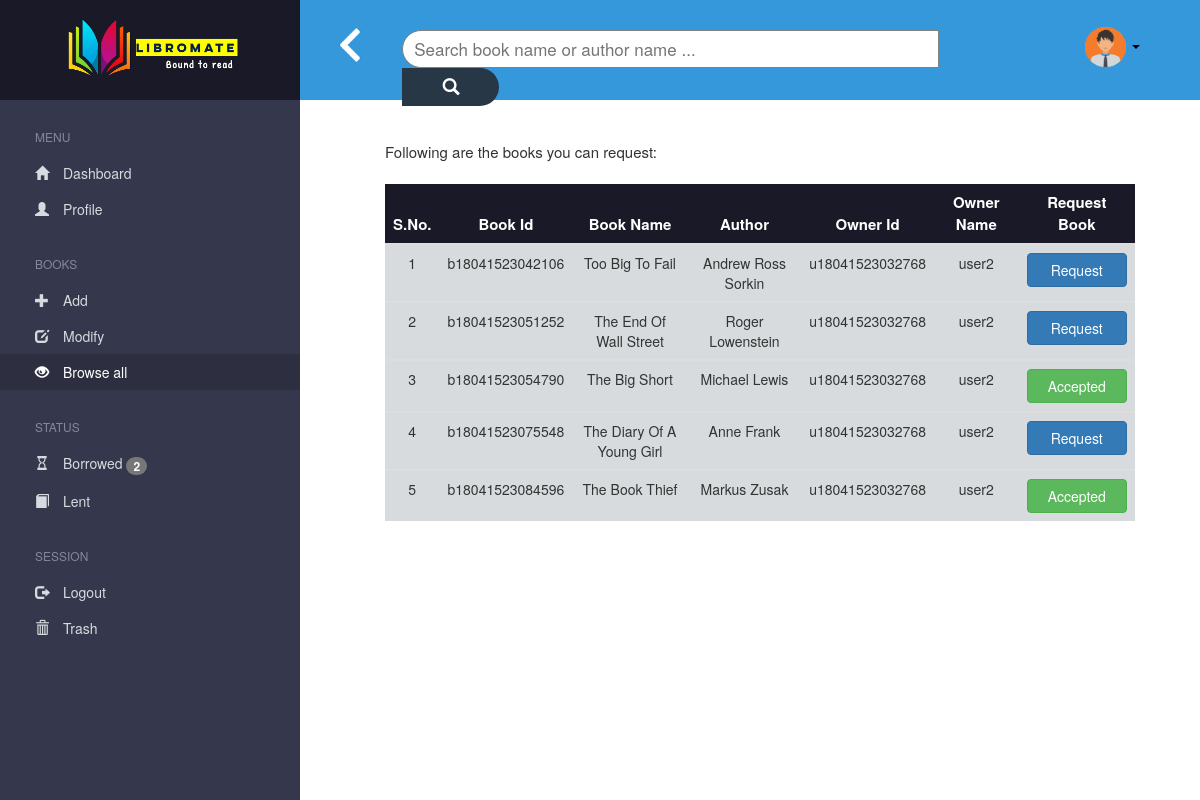
Screenshot of /browse.php (signed in) with the database file from the repository.
### tables this page shows
CREATE TABLE `books` (
  `bid` varchar(15) NOT NULL,
  `bname` varchar(40) NOT NULL,
  `author` varchar(30) NOT NULL,
  `owner` varchar(15) NOT NULL,
  `trash` tinyint(1) DEFAULT '0',
  PRIMARY KEY (`bid`),
  KEY `owner` (`owner`),
  CONSTRAINT `books_ibfk_1` FOREIGN KEY (`owner`) REFERENCES `users` (`id`)
);

CREATE TABLE `users` (
  `id` varchar(15) NOT NULL,
  `name` varchar(30) NOT NULL,
  `username` varchar(20) NOT NULL,
  `password` varchar(32) NOT NULL,
  `mobile` bigint(20) NOT NULL,
  `email` varchar(30) NOT NULL,
  `level` tinyint(1) NOT NULL DEFAULT '0',
  `points` smallint(6) DEFAULT '10',
  PRIMARY KEY (`id`)
);

### count.php (called while the page is built, shortened)
<?php
    require_once('db_connect.php');
    $query = "select count(*) from requests where from_user='" . $_SESSION['user_id'] . "' and sn=1";
    $result = mysqli_query($link,$query);
    $row = mysqli_fetch_array($result);
    $borrow = $row['count(*)'];
?>

### browse.php (the view, shortened to what this page needs)
<?php
	require_once('db_connect.php');
	include 'count.php';
?>
<!DOCTYPE html>
<html lang="en">
	<head>
	    <link rel="stylesheet" href="https://maxcdn.bootstrapcdn.com/bootstrap/3.3.7/css/bootstrap.min.css">
	    <link rel="stylesheet" type="text/css" href="CSS/style.css">
	</head>
	<body>
		<div class="container-fluid">
			<div class="row">
				<div class="col-md-3">
					<div class="row">
        				<div class="col-md-3" align="center" style="background-color:#1A1927;position:fixed">
        					<a href="dashboard.php"><img src="Images/logo.png" style="height:100px;"></a>
        				</div>
        				<div id="dashboard_left_col" style="padding-top:100px">
					        <ul>
								<br>
					            <p>MENU</p>
					            <li><a href="dashboard.php">
					                <span class="glyphicon glyphicon-home"></span>&emsp;Dashboard</a>
					            </li>
					            <li><a href="profile.php">
					                <span class="glyphicon glyphicon-user"></span>&emsp;Profile</a>
					            </li>
								<br>
					            <p>BOOKS</p>
					            <li><a href="add.php">
					                <span class="glyphicon glyphicon-plus"></span>&emsp;Add</a>
					            </li>
					            <li><a href="modify.php">
					                <span class="glyphicon glyphicon-edit"></span>&emsp;Modify</a>
					            </li>
								<li><a href="browse.php" class="active">
					                <span class="glyphicon glyphicon-eye-open"></span>&emsp;Browse all</a>
					            </li>
								<br>
								<p>STATUS</p>
					            <li><a href="borrow.php">
					            		<span class="glyphicon glyphicon-hourglass"></span>&emsp;Borrowed
									 	<?php
									 		if($borrow!=0) {
												echo "<span class='badge'>$borrow</span>";
									 		}
									 	?>
								 	</a>
					            </li>
					            <li><a href="lent.php">
					                	<span class="glyphicon glyphicon-book"></span>&emsp;Lent
									</a>
					            </li>
					            <br>
					            <p>SESSION</p>
					            <li><a href="logout.php">
					                <span class="glyphicon glyphicon-log-out"></span>&emsp;Logout</a>
					            </li>
					            <li><a href="trash.php">
					                <span class="glyphicon glyphicon-trash"></span>&emsp;Trash</a>
					            </li>
					        </ul>
					    </div>
					</div>
				</div>
				<?php
					include "topnav.php";
				?>
						<div class="container-fluid">
							<br>
							<div style="font-size:15px;padding-left: 70px">
					            <?php
									$query = "SELECT * FROM books AS b, users AS u
											  WHERE b.owner=u.id AND b.owner!='" . $_SESSION["user_id"] ."'";
									$result = mysqli_query($link,$query);
						            if(mysqli_num_rows($result)==0)
						                echo nl2br("\nNo books found!!");
						            else
						            	echo nl2br("\nFollowing are the books you can request:");
						            echo nl2br("\n\n");
								?>
							</div>
							<div class="table-responsive" style="padding-left:70px;padding-right:50px">
								<table class="table" align="center">
				    				<thead>
				      					<tr>
					        				<th>S.No.</th>
					        				<th>Book Id</th>
					        				<th>Book Name</th>
					        				<th>Author</th>
					        				<th>Owner Id</th>
					        				<th>Owner Name</th>
					        				<th>Request Book</th>
				        				</tr>
				    				</thead>
					                <?php
				                   		$i=1;
				                		while($row = mysqli_fetch_array($result)) {
					                ?>
					                <tbody>
					      				<tr>
						        			<td><?php echo $i ?></td>
						        			<td><?php echo $row["bid"] ?></td>
						        			<td><?php echo $row["bname"] ?></td>
						        			<td><?php echo $row["author"] ?></td>
						       				<td><?php echo $row["id"] ?></td>
						        			<td><?php echo $row["name"] ?></td>
						        			<td>
												<?php
													$query1 = "select * from requests where bid='" . $row['bid'] . "' and from_user!='" . $_SESSION['user_id'] . "' and to_user='".$row['id']."' and status=1";
													$sha = mysqli_query($link,$query1);
													$query2 = "select * from requests where bid='" . $row['bid'] . "' and from_user='" . $_SESSION['user_id'] . "' and status=0";
													$req = mysqli_query($link,$query2);
													$query3 = "select * from requests where bid='" . $row['bid'] . "' and from_user='" . $_SESSION['user_id'] . "' and status=1";
													$acc = mysqli_query($link,$query3);
													if(mysqli_num_rows($sha))
														echo "<button class='btn btn-danger' style='width:100px'>N.A.</button>";
													else if(mysqli_num_rows($req))
														echo "<button class='btn btn-warning' style='width:100px'>Requested</button>";
													else if(mysqli_num_rows($acc))
														echo "<button class='btn btn-success' style='width:100px'>Accepted</button>";
													else {
														echo "<a href='browse.php?request="  . $row['bid'] . "&to_user=" . $row['id'] . "'>
														      <input class='btn btn-primary' type='button' name='request' value='Request' style='width:100px'>
														      </a>";
													}
												?>
						        			</td>
					        				<?php ++$i; } ?>
										</tr>
									</tbody>
								</table>
							</div>
						</div>
				    </div>
				</div>
			</div>
		</div>
	</body>
</html>

### topnav.php (shortened to what this page needs)
<div class="col-md-9">
    <div class="row">
        <div class="container-fluid" style="background-color: #3498DB;height: 100px">
            <div class="col-md-1" id="nav_image">
                <a href="#null" onclick="javascript:history.back();"><img src="Images/back.png" style="width:85%;"></img></a>
            </div>
            <div class="topnav col-md-9">
                <div class="search-container">
                    <form action="search.php" method="get">
                        <input type="text" placeholder=" Search book name or author name ..." name="search_input" size="55%">
                        <button type="submit" name="search"><i class="glyphicon glyphicon-search"></i></button>
                    </form>
                </div>
            </div>
            <div class="col-md-2" id="nav_image">
                <div class="dropdown">
                    <a href="#" class="dropdown-toggle" data-toggle="dropdown" style="text-decoration: none">
                        <img src="Images/geek_pic.png" alt="My Pic" style="width:35%;">
                        <span class="caret" style="color: black;"></span>
                    </a>
                </div>
            </div>
        </div>

### CSS/style.css (style rules this page uses)
#dashboard_left_col p { padding-left: 35px; padding-top:8px; color: #868899; font-size: 12px; }
#dashboard_left_col ul { list-style-type: none; margin: 0; padding: 0; width: 25%; background-color: #35374C; position: fixed; height: 100%; overflow: auto; font-size: 14px; }
#dashboard_left_col li a { display: block; color: #D6DBDF; padding: 8px 35px; text-decoration: none; }
#dashboard_left_col li a.active { background-color: #2D2E40; color: white; text-decoration: none; }
#nav_image { padding-top: 27px; text-align:center; }
.topnav { overflow: hidden; }
.topnav input[type=text] { padding: 6px; margin-top: 30px; font-size: 17px; border: 0.5px solid gray; border-radius:25px 0px 0px 25px; }
.topnav .search-container button { padding: 6.5px 40px; background: #273746; font-size: 17px; border-radius:0px 25px 25px 0px; border: none; cursor: pointer; color: white; }
.table-responsive { max-height: 450px; }
.table { background-color: #D7DBDD; }
thead { background-color: #1A1927; color: white; }
tbody { overflow:auto; }
th { font-size: 15px; text-align: center; vertical-align: middle; }
td { font-size: 14px; text-align: center; vertical-align: middle; }

### rows the page displays
books: bid "b18041523042106", bname "Too Big To Fail", author "Andrew Ross Sorkin", owner "u18041523032768", owner.name "user2"
books: bid "b18041523051252", bname "The End Of Wall Street", author "Roger Lowenstein", owner "u18041523032768", owner.name "user2"
books: bid "b18041523054790", bname "The Big Short", author "Michael Lewis", owner "u18041523032768", owner.name "user2", shows "Accepted"
books: bid "b18041523075548", bname "The Diary Of A Young Girl", author "Anne Frank", owner "u18041523032768", owner.name "user2"
books: bid "b18041523084596", bname "The Book Thief", author "Markus Zusak", owner "u18041523032768", owner.name "user2", shows "Accepted"

### other values shown
$borrow "2"
